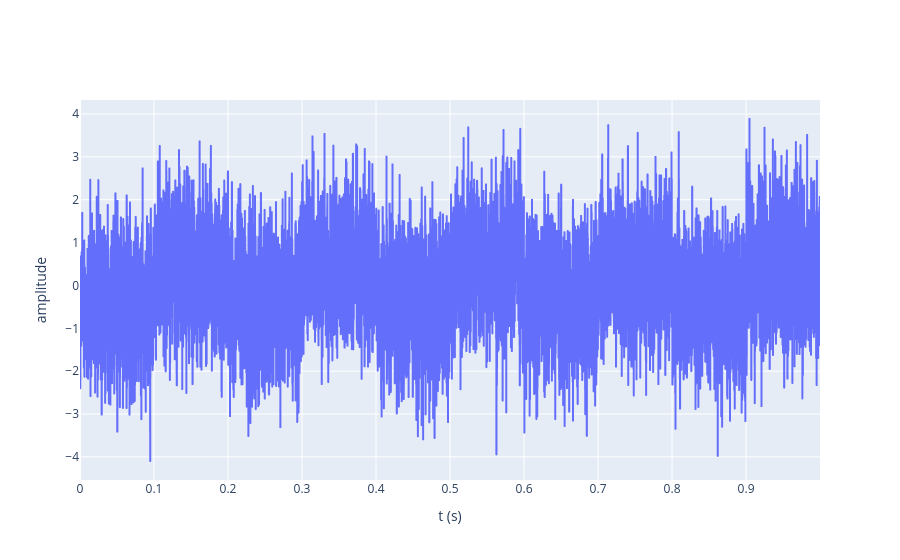

The notebook cell this image was saved under:
### Code cell
def makeSignal( CN0 ):
    global t, signal
    
    rng = np.random.default_rng(seed=seed)                  # seed is optional, for reproducibility
    L = int( Fs * T )

    # Translate CN0 to variance and std

    var = 1.0 # unity variance
    std = np.sqrt( var )
    noise = rng.normal( loc=0.0, scale=std, size=L)
    # bit signal
    samplesPerBit = int( Fs / Fb )
    nBits = L / samplesPerBit
    bits = np.arange( nBits ) % 2
    symbols = 2*bits-1
    A = np.sqrt( 2 * 10**( CN0 / 10 ) / Fs ) # unity variance -> N0 = 2 / Fs, C = A^2 = CN0 * N0 
    signal = A * np.repeat(symbols, samplesPerBit)

    # Time
    t = np.arange( L ) / Fs



    signal = noise + signal

    # Plot the signal
    # t vs signal
    fig = go.Figure()
    fig.add_trace( go.Scattergl( x=t, y=signal, mode="lines", name="signal" ) )
    fig.update_layout( xaxis_title="t (s)", yaxis_title="amplitude" )
    return fig

# carrier to noise density - dB/Hz 
CN0 = widgets.FloatSlider( value=30, min=10, max=100, step=1, description="CN0 (dB-Hz)", continuous_update=False )

# one plot, redrawn in place when the slider moves
display( CN0 )
# pass plotly's mimebundle directly - display(fig) calls fig.show() and ignores display_id
plot = display( makeSignal( CN0.value )._repr_mimebundle_(), raw=True, display_id=True )
CN0.observe( lambda change: plot.update( makeSignal( change.new )._repr_mimebundle_(), raw=True ), names="value" )

### Figure 1 — Plotly figure (JSON) as saved in the notebook; plotly's stock layout.template omitted (floating-point values rounded to 4 significant figures; data arrays with more than 128 entries replaced by an {"elided": "..."} marker saying what was removed)
{"data": [{"mode": "lines", "name": "signal", "type": "scattergl", "x": {"elided": "10000 float values"}, "y": {"elided": "10000 float values"}}], "layout": {"xaxis": {"title": {"text": "t (s)"}}, "yaxis": {"title": {"text": "amplitude"}}}}
